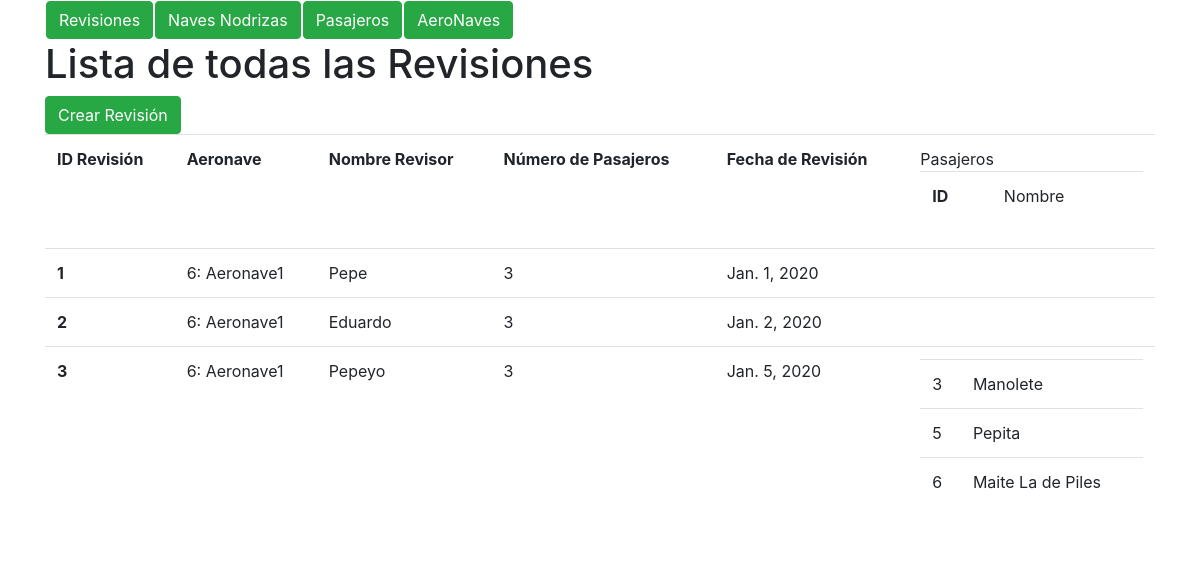
The app's page /revision/, older data.
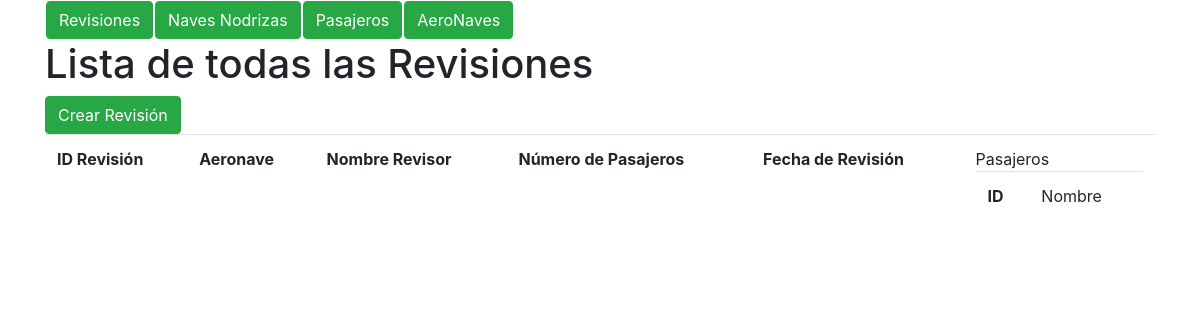
The same page, newer data.
### marcianos/models.py (models this page shows, shortened)
class Revision(models.Model):
    nombre_revisor = models.CharField(max_length=400)
    aeronave_id = models.ForeignKey(aeronave, on_delete=models.CASCADE,
        related_name = 'revisa_a')
    pasajeros = models.ManyToManyField(Pasajero)
    num_pasajeros = models.IntegerField()
    fecha_revision = models.DateField()

class aeronave(models.Model):
    nombre = models.CharField(max_length=400)
    max_marcianos = models.PositiveIntegerField()
    nave_origen = models.ForeignKey(nave_nodriza, on_delete=models.CASCADE,
        related_name = 'nave_origen', null=True)
    nave_destino = models.ForeignKey(nave_nodriza, on_delete=models.CASCADE,
        related_name = 'nave_destino', null=True)

class Pasajero(models.Model):
    nombre = models.CharField(max_length=400)
    aeronave_id = models.ForeignKey(aeronave, on_delete=models.SET_NULL,
        related_name = 'subido_en', null=True, blank=True)

### marcianos/views.py (the view)
# urls.py: path('revision/', views.revision_list, name='revision_list'),
def revision_list(request, template_name = 'revision/lista.html'):
    revisiones = Revision.objects.all()
    data = {}
    data['object_list'] = revisiones
    return render(request, template_name, data)

### marcianos/templates/revision/lista.html (shortened to what this page needs)
<!DOCTYPE html>
<html>
  <head>
    <link rel="stylesheet" href="https://maxcdn.bootstrapcdn.com/bootstrap/4.0.0-beta.2/css/bootstrap.min.css">
  </head>
  <body>
    <div class="container">
      {% include "home.html" %}
        <h1>Lista de todas las Revisiones</h1>
        <a class="btn btn-success" href='{% url "revision_create" %}'> Crear Revisión</a>
        <table class="table">
            <tr>
                <th>ID Revisión</th>
                <th>Aeronave</th>
                <th>Nombre Revisor</th>
                <th>Número de Pasajeros</th>
                <th>Fecha de Revisión</th>
                <td>
                    <table class="table">
                        <tr><th>ID</th>
                        <td>Nombre</td></tr>
                    </table>
                </td>
            </tr>
                {% for revision in object_list %}
                <tr>
                    <th>{{ revision.pk }}</th>
                    <td>{{revision.aeronave_id.pk}}: {{ revision.aeronave_id.nombre }}</td>
                    <td>{{ revision.nombre_revisor }}</td>
                    <td>{{ revision.num_pasajeros }}</td>
                    <td>{{ revision.fecha_revision  }}</td>
                    <td>
                        <table class="table">
                            {% for p in revision.pasajeros.all %}
                                <tr>
                                    <td>{{p.pk}}</td>
                                    <td>{{p.nombre}}</td>
                                </tr>
                            {% endfor %}
                        </table>
                    </td>
                </tr>
            {% endfor %}
        </table>
    </div>
  </body>
</html>

Row changes from the older to the newer data that the page shows:
removed Revision: pk "1", aeronave_id.pk "6", aeronave_id.nombre "Aeronave1", nombre_revisor "Pepe", num_pasajeros "3", fecha_revision "Jan. 1, 2020"
removed Revision: pk "2", aeronave_id.pk "6", aeronave_id.nombre "Aeronave1", nombre_revisor "Eduardo", num_pasajeros "3", fecha_revision "Jan. 2, 2020"
removed Revision: pk "3", aeronave_id.pk "6", aeronave_id.nombre "Aeronave1", nombre_revisor "Pepeyo", num_pasajeros "3", fecha_revision "Jan. 5, 2020"
no longer on this page (row edited): Pasajero: pk "3", nombre "Manolete"
no longer on this page (row edited): Pasajero: pk "5", nombre "Pepita"
no longer on this page (row edited): Pasajero: pk "6", nombre "Maite La de Piles"
